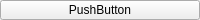
<?xml version="1.0" encoding="UTF-8"?>
<ui version="4.0">
 <class>Choix</class>
 <widget class="QWidget" name="Choix">
  <property name="geometry">
   <rect>
    <x>0</x>
    <y>0</y>
    <width>200</width>
    <height>20</height>
   </rect>
  </property>
  <property name="sizePolicy">
   <sizepolicy hsizetype="Expanding" vsizetype="Fixed">
    <horstretch>0</horstretch>
    <verstretch>0</verstretch>
   </sizepolicy>
  </property>
  <property name="minimumSize">
   <size>
    <width>0</width>
    <height>20</height>
   </size>
  </property>
  <property name="font">
   <font>
    <family>MS Shell Dlg 2</family>
   </font>
  </property>
  <property name="windowTitle">
   <string>Form</string>
  </property>
  <layout class="QVBoxLayout" name="verticalLayout">
   <property name="spacing">
    <number>0</number>
   </property>
   <property name="leftMargin">
    <number>0</number>
   </property>
   <property name="topMargin">
    <number>0</number>
   </property>
   <property name="rightMargin">
    <number>0</number>
   </property>
   <property name="bottomMargin">
    <number>0</number>
   </property>
   <item>
    <widget class="QPushButton" name="bouton">
     <property name="sizePolicy">
      <sizepolicy hsizetype="Preferred" vsizetype="Preferred">
       <horstretch>0</horstretch>
       <verstretch>0</verstretch>
      </sizepolicy>
     </property>
     <property name="minimumSize">
      <size>
       <width>80</width>
       <height>20</height>
      </size>
     </property>
     <property name="font">
      <font>
       <family>MS Shell Dlg 2</family>
      </font>
     </property>
     <property name="text">
      <string>PushButton</string>
     </property>
    </widget>
   </item>
  </layout>
 </widget>
 <resources/>
 <connections/>
</ui>
